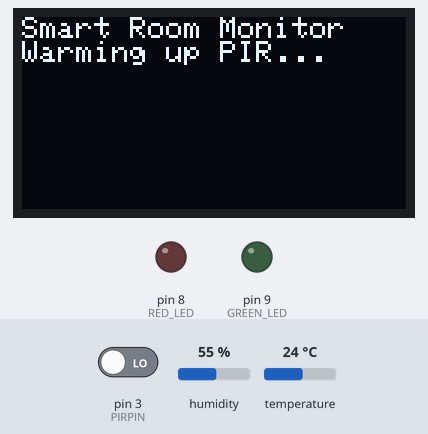
A sketch run on a simulated Arduino Uno, built with avr-gcc and run on an emulated ATmega328P. Shown: 128×64 one-colour display, output pins drawn as LEDs (lit = HIGH). The test bench sets the inputs (shaded band); at power-on: pin 3 (PIRPIN) LOW, humidity 55 %, temperature 24 °C. What the sketch prints to the serial monitor is not drawn.

Above: at 0.1 s.
At 30.2 s:
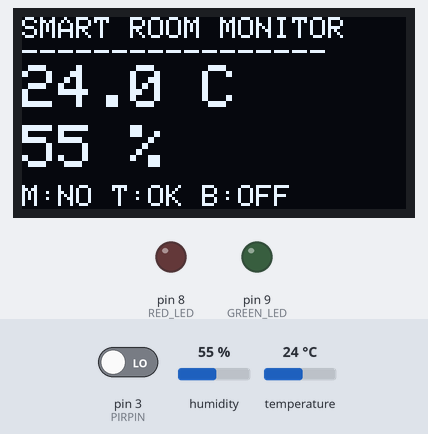

The sketch:

day8_buzzer.ino
```cpp
#include <Wire.h>
#include <Adafruit_GFX.h>
#include <Adafruit_SSD1306.h>
#include "DHT.h"

#define SCREEN_WIDTH 128
#define SCREEN_HEIGHT 64
#define OLED_RESET -1

Adafruit_SSD1306 display(SCREEN_WIDTH, SCREEN_HEIGHT, &Wire, OLED_RESET);

#define DHTPIN 2
#define DHTTYPE DHT22
#define PIRPIN 3
#define RED_LED 8
#define GREEN_LED 9
#define BUZZER 10

#define TEMP_THRESHOLD 30.0

DHT dht(DHTPIN, DHTTYPE);

void setup() {
  Serial.begin(9600);
  dht.begin();
  pinMode(PIRPIN, INPUT);
  pinMode(RED_LED, OUTPUT);
  pinMode(GREEN_LED, OUTPUT);
  pinMode(BUZZER, OUTPUT);

  digitalWrite(RED_LED, LOW);
  digitalWrite(GREEN_LED, LOW);
  noTone(BUZZER); // ensure buzzer is silent at boot

  if (!display.begin(SSD1306_SWITCHCAPVCC, 0x3C)) {
    Serial.println("OLED init failed");
    for (;;);
  }
  display.clearDisplay();
  display.setTextSize(1);
  display.setTextColor(SSD1306_WHITE);
  display.setCursor(0, 0);
  display.println("Smart Room Monitor");
  display.println("Warming up PIR...");
  display.display();

  Serial.println("Smart Room Monitor — Day 8");
  Serial.println("Warming up PIR sensor (30 seconds)...");
  delay(30000);
  Serial.println("PIR ready.");
}

void loop() {
  float humidity = dht.readHumidity();
  float temperature = dht.readTemperature();
  int motionState = digitalRead(PIRPIN);

  bool tempAlert = (!isnan(temperature) && temperature > TEMP_THRESHOLD);
  bool motionAlert = (motionState == HIGH);

  digitalWrite(RED_LED, tempAlert ? HIGH : LOW);
  digitalWrite(GREEN_LED, motionAlert ? HIGH : LOW);

  // --- Buzzer logic ---
  if (tempAlert && motionAlert) {
    // Both alerts: rapid urgent beep
    tone(BUZZER, 1000, 200);
  } else if (tempAlert) {
    // Temp alert only: high-pitched continuous-ish beep
    tone(BUZZER, 1500, 500);
  } else if (motionAlert) {
    // Motion alert only: lower, shorter beep
    tone(BUZZER, 800, 300);
  } else {
    noTone(BUZZER);
  }

  // --- Serial output ---
  if (isnan(humidity) || isnan(temperature)) {
    Serial.println("DHT read failed!");
  } else {
    Serial.print("Temp: ");
    Serial.print(temperature);
    Serial.print(" °C | Humidity: ");
    Serial.print(humidity);
    Serial.print(" % | Motion: ");
    Serial.print(motionAlert ? "YES" : "NO");
    Serial.print(" | TempAlert: ");
    Serial.print(tempAlert ? "ON" : "OFF");
    Serial.print(" | Buzzer: ");
    if (tempAlert && motionAlert) Serial.println("URGENT");
    else if (tempAlert) Serial.println("TEMP");
    else if (motionAlert) Serial.println("MOTION");
    else Serial.println("OFF");
  }

  // --- OLED output ---
  display.clearDisplay();
  display.setCursor(0, 0);
  display.setTextSize(1);
  display.println("SMART ROOM MONITOR");
  display.println("-----------------");

  display.setTextSize(2);
  display.setCursor(0, 16);
  display.print(temperature, 1);
  display.print(" C");

  display.setCursor(0, 36);
  display.print(humidity, 0);
  display.print(" %");

  display.setTextSize(1);
  display.setCursor(0, 56);
  display.print("M:");
  display.print(motionAlert ? "YES" : "NO");
  display.print(" T:");
  display.print(tempAlert ? "HOT" : "OK");
  display.print(" B:");
  if (tempAlert && motionAlert) display.print("URG");
  else if (tempAlert) display.print("TMP");
  else if (motionAlert) display.print("MOT");
  else display.print("OFF");

  display.display();

  delay(1000);
}
```
